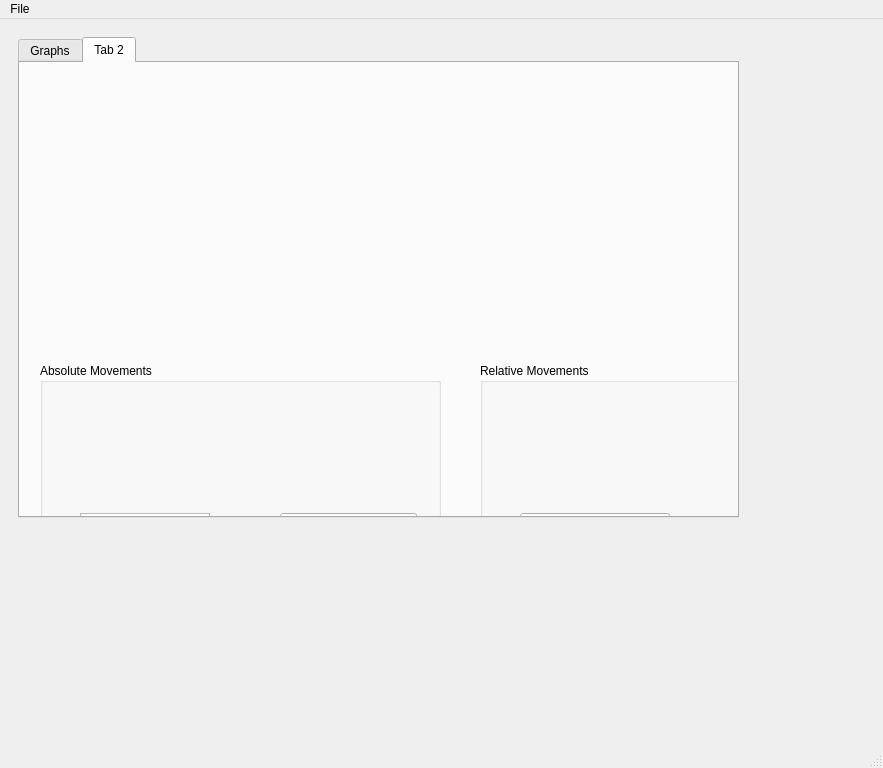
<?xml version="1.0" encoding="UTF-8"?>
<ui version="4.0">
 <class>MainWindow</class>
 <widget class="QMainWindow" name="MainWindow">
  <property name="geometry">
   <rect>
    <x>0</x>
    <y>0</y>
    <width>883</width>
    <height>768</height>
   </rect>
  </property>
  <property name="windowTitle">
   <string>Elveflow Microfludics Control</string>
  </property>
  <widget class="QWidget" name="centralwidget">
   <widget class="QTabWidget" name="tabGraphs">
    <property name="geometry">
     <rect>
      <x>18</x>
      <y>18</y>
      <width>721</width>
      <height>481</height>
     </rect>
    </property>
    <property name="sizePolicy">
     <sizepolicy hsizetype="Expanding" vsizetype="Ignored">
      <horstretch>0</horstretch>
      <verstretch>0</verstretch>
     </sizepolicy>
    </property>
    <property name="currentIndex">
     <number>1</number>
    </property>
    <widget class="QWidget" name="Graphs">
     <attribute name="title">
      <string>Graphs</string>
     </attribute>
     <widget class="QLabel" name="FlowRateData">
      <property name="geometry">
       <rect>
        <x>131</x>
        <y>223</y>
        <width>142</width>
        <height>25</height>
       </rect>
      </property>
      <property name="text">
       <string>Flow Rate</string>
      </property>
     </widget>
     <widget class="GraphicsLayoutWidget" name="XData">
      <property name="geometry">
       <rect>
        <x>74</x>
        <y>19</y>
        <width>256</width>
        <height>192</height>
       </rect>
      </property>
     </widget>
     <widget class="QSlider" name="vsX">
      <property name="geometry">
       <rect>
        <x>19</x>
        <y>19</y>
        <width>27</width>
        <height>84</height>
       </rect>
      </property>
      <property name="orientation">
       <enum>Qt::Vertical</enum>
      </property>
      <property name="tickPosition">
       <enum>QSlider::TicksAbove</enum>
      </property>
     </widget>
     <widget class="QLabel" name="lxset">
      <property name="geometry">
       <rect>
        <x>19</x>
        <y>115</y>
        <width>41</width>
        <height>19</height>
       </rect>
      </property>
      <property name="font">
       <font>
        <pointsize>6</pointsize>
       </font>
      </property>
      <property name="text">
       <string>000.0</string>
      </property>
     </widget>
    </widget>
    <widget class="QWidget" name="a;lsdkfjas;lkdfj">
     <attribute name="title">
      <string>Tab 2</string>
     </attribute>
     <widget class="QGroupBox" name="groupBox">
      <property name="geometry">
       <rect>
        <x>20</x>
        <y>300</y>
        <width>401</width>
        <height>721</height>
       </rect>
      </property>
      <property name="title">
       <string>Absolute Movements</string>
      </property>
      <widget class="QPushButton" name="pushButton">
       <property name="geometry">
        <rect>
         <x>240</x>
         <y>150</y>
         <width>137</width>
         <height>46</height>
        </rect>
       </property>
       <property name="text">
        <string>&gt;&gt;</string>
       </property>
      </widget>
      <widget class="QPushButton" name="pushButton_2">
       <property name="geometry">
        <rect>
         <x>230</x>
         <y>250</y>
         <width>149</width>
         <height>46</height>
        </rect>
       </property>
       <property name="text">
        <string>&gt;&gt;</string>
       </property>
      </widget>
      <widget class="QPushButton" name="pushButton_3">
       <property name="geometry">
        <rect>
         <x>230</x>
         <y>350</y>
         <width>149</width>
         <height>46</height>
        </rect>
       </property>
       <property name="text">
        <string>&gt;&gt;</string>
       </property>
      </widget>
      <widget class="QPushButton" name="pushButton_4">
       <property name="geometry">
        <rect>
         <x>233</x>
         <y>656</y>
         <width>149</width>
         <height>46</height>
        </rect>
       </property>
       <property name="text">
        <string>Home</string>
       </property>
      </widget>
      <widget class="QTextEdit" name="textEdit">
       <property name="geometry">
        <rect>
         <x>40</x>
         <y>150</y>
         <width>130</width>
         <height>45</height>
        </rect>
       </property>
      </widget>
      <widget class="QTextEdit" name="textEdit_2">
       <property name="geometry">
        <rect>
         <x>43</x>
         <y>248</y>
         <width>130</width>
         <height>45</height>
        </rect>
       </property>
      </widget>
      <widget class="QTextEdit" name="textEdit_3">
       <property name="geometry">
        <rect>
         <x>40</x>
         <y>350</y>
         <width>130</width>
         <height>45</height>
        </rect>
       </property>
      </widget>
      <widget class="QLabel" name="label_4">
       <property name="geometry">
        <rect>
         <x>170</x>
         <y>360</y>
         <width>30</width>
         <height>25</height>
        </rect>
       </property>
       <property name="text">
        <string>nm</string>
       </property>
      </widget>
      <widget class="QLabel" name="label_3">
       <property name="geometry">
        <rect>
         <x>20</x>
         <y>360</y>
         <width>16</width>
         <height>25</height>
        </rect>
       </property>
       <property name="text">
        <string>Z</string>
       </property>
      </widget>
     </widget>
     <widget class="QGroupBox" name="groupBox_2">
      <property name="geometry">
       <rect>
        <x>460</x>
        <y>300</y>
        <width>1011</width>
        <height>781</height>
       </rect>
      </property>
      <property name="title">
       <string>Relative Movements</string>
      </property>
      <widget class="QPushButton" name="pushButton_5">
       <property name="geometry">
        <rect>
         <x>40</x>
         <y>150</y>
         <width>150</width>
         <height>46</height>
        </rect>
       </property>
       <property name="text">
        <string>(left) &lt;</string>
       </property>
      </widget>
      <widget class="QPushButton" name="pushButton_6">
       <property name="geometry">
        <rect>
         <x>450</x>
         <y>150</y>
         <width>150</width>
         <height>46</height>
        </rect>
       </property>
       <property name="text">
        <string>&gt; (right)</string>
       </property>
      </widget>
      <widget class="QPushButton" name="pushButton_7">
       <property name="geometry">
        <rect>
         <x>40</x>
         <y>250</y>
         <width>150</width>
         <height>46</height>
        </rect>
       </property>
       <property name="text">
        <string>(down) &lt;</string>
       </property>
      </widget>
      <widget class="QPushButton" name="pushButton_8">
       <property name="geometry">
        <rect>
         <x>40</x>
         <y>350</y>
         <width>150</width>
         <height>46</height>
        </rect>
       </property>
       <property name="text">
        <string>(z) &lt;</string>
       </property>
      </widget>
      <widget class="QPushButton" name="pushButton_9">
       <property name="geometry">
        <rect>
         <x>450</x>
         <y>250</y>
         <width>150</width>
         <height>46</height>
        </rect>
       </property>
       <property name="text">
        <string>&gt; (up)</string>
       </property>
      </widget>
      <widget class="QPushButton" name="pushButton_10">
       <property name="geometry">
        <rect>
         <x>450</x>
         <y>350</y>
         <width>150</width>
         <height>46</height>
        </rect>
       </property>
       <property name="text">
        <string>&gt; (a)</string>
       </property>
      </widget>
      <widget class="QTextEdit" name="textEdit_4">
       <property name="geometry">
        <rect>
         <x>260</x>
         <y>150</y>
         <width>130</width>
         <height>45</height>
        </rect>
       </property>
      </widget>
      <widget class="QTextEdit" name="textEdit_5">
       <property name="geometry">
        <rect>
         <x>260</x>
         <y>250</y>
         <width>130</width>
         <height>45</height>
        </rect>
       </property>
      </widget>
      <widget class="QTextEdit" name="textEdit_6">
       <property name="geometry">
        <rect>
         <x>260</x>
         <y>350</y>
         <width>130</width>
         <height>45</height>
        </rect>
       </property>
      </widget>
      <widget class="QLabel" name="label_9">
       <property name="geometry">
        <rect>
         <x>240</x>
         <y>360</y>
         <width>89</width>
         <height>25</height>
        </rect>
       </property>
       <property name="text">
        <string>Z</string>
       </property>
      </widget>
      <widget class="QLabel" name="label_10">
       <property name="geometry">
        <rect>
         <x>390</x>
         <y>360</y>
         <width>89</width>
         <height>25</height>
        </rect>
       </property>
       <property name="text">
        <string>nm</string>
       </property>
      </widget>
      <widget class="QLabel" name="label_11">
       <property name="geometry">
        <rect>
         <x>390</x>
         <y>260</y>
         <width>89</width>
         <height>25</height>
        </rect>
       </property>
       <property name="text">
        <string>nm</string>
       </property>
      </widget>
      <widget class="QLabel" name="label_12">
       <property name="geometry">
        <rect>
         <x>390</x>
         <y>160</y>
         <width>89</width>
         <height>25</height>
        </rect>
       </property>
       <property name="text">
        <string>nm</string>
       </property>
      </widget>
      <widget class="QLabel" name="label_8">
       <property name="geometry">
        <rect>
         <x>240</x>
         <y>260</y>
         <width>89</width>
         <height>25</height>
        </rect>
       </property>
       <property name="text">
        <string>Y</string>
       </property>
      </widget>
      <widget class="QLabel" name="label_7">
       <property name="geometry">
        <rect>
         <x>240</x>
         <y>160</y>
         <width>89</width>
         <height>25</height>
        </rect>
       </property>
       <property name="text">
        <string>X</string>
       </property>
      </widget>
      <widget class="QTextEdit" name="textEdit_7">
       <property name="geometry">
        <rect>
         <x>700</x>
         <y>560</y>
         <width>130</width>
         <height>45</height>
        </rect>
       </property>
      </widget>
      <widget class="QLabel" name="label_13">
       <property name="geometry">
        <rect>
         <x>698</x>
         <y>520</y>
         <width>131</width>
         <height>25</height>
        </rect>
       </property>
       <property name="text">
        <string>Interval (ms)</string>
       </property>
      </widget>
      <widget class="QCheckBox" name="checkBox">
       <property name="geometry">
        <rect>
         <x>700</x>
         <y>360</y>
         <width>132</width>
         <height>29</height>
        </rect>
       </property>
       <property name="text">
        <string>Vibrate</string>
       </property>
      </widget>
      <widget class="QCheckBox" name="checkBox_2">
       <property name="geometry">
        <rect>
         <x>700</x>
         <y>270</y>
         <width>132</width>
         <height>29</height>
        </rect>
       </property>
       <property name="text">
        <string>Vibrate</string>
       </property>
      </widget>
      <widget class="QCheckBox" name="checkBox_3">
       <property name="geometry">
        <rect>
         <x>700</x>
         <y>160</y>
         <width>132</width>
         <height>29</height>
        </rect>
       </property>
       <property name="text">
        <string>Vibrate</string>
       </property>
      </widget>
     </widget>
    </widget>
   </widget>
  </widget>
  <widget class="QMenuBar" name="menubar">
   <property name="geometry">
    <rect>
     <x>0</x>
     <y>0</y>
     <width>883</width>
     <height>38</height>
    </rect>
   </property>
   <widget class="QMenu" name="menuFile">
    <property name="title">
     <string>File</string>
    </property>
    <addaction name="actionOpen"/>
   </widget>
   <addaction name="menuFile"/>
  </widget>
  <widget class="QStatusBar" name="statusbar"/>
  <action name="actionOpen">
   <property name="text">
    <string>Run Script File</string>
   </property>
  </action>
  <action name="actionExit">
   <property name="text">
    <string>Exit</string>
   </property>
  </action>
 </widget>
 <customwidgets>
  <customwidget>
   <class>GraphicsLayoutWidget</class>
   <extends>QGraphicsView</extends>
   <header>pyqtgraph</header>
  </customwidget>
 </customwidgets>
 <resources/>
 <connections/>
</ui>
